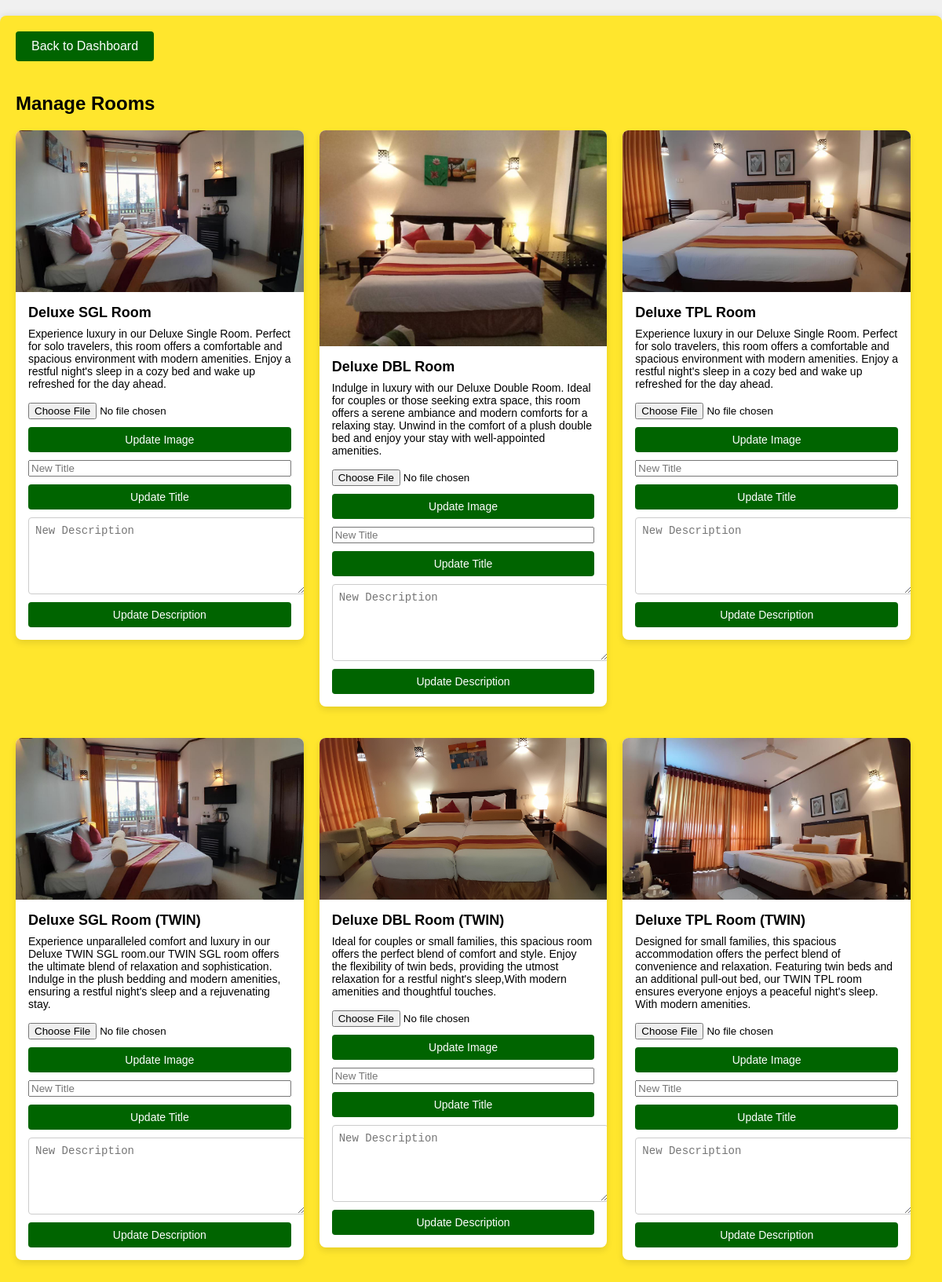
Screenshot of /layabeachmanagerooms.php with the database file from the repository.
### tables this page shows
CREATE TABLE IF NOT EXISTS `beachrooms` (
  `id` int NOT NULL AUTO_INCREMENT,
  `title` varchar(100) NOT NULL,
  `description` text,
  `image` varchar(255) NOT NULL,
  PRIMARY KEY (`id`) USING BTREE
);

### layabeachmanagerooms.php (the view, shortened to what this page needs)
<?php
require_once 'db_connect.php';
$sql = "SELECT * FROM beachrooms";
$result = $conn->query($sql);
?>
<!DOCTYPE html>
<html lang="en">
<head>
</head>
<body>
    <div class="admin-panel">
        <a href="layabeachadminpanel.php" class="btn-back">Back to Dashboard</a>
        <h2>Manage Rooms</h2>
        <div class="room-list-wrapper">
            <?php
            if ($result->num_rows > 0) {
                while($row = $result->fetch_assoc()) {
                    ?>
                    <div class="room-item">
                        <img src="<?php echo $row['image']; ?>" alt="<?php echo $row['title']; ?>">
                        <div class="details">
                            <h3><?php echo $row['title']; ?></h3>
                            <p><?php echo $row['description']; ?></p>
                            <div class="btns-wrapper">
                                <form action="<?php echo htmlspecialchars($_SERVER["PHP_SELF"]); ?>" method="post" enctype="multipart/form-data">
                                    <input type="file" name="image" id="image">
                                    <button type="submit" name="update_image" class="btn-update">Update Image</button>
                                </form>
                                <form action="<?php echo htmlspecialchars($_SERVER["PHP_SELF"]); ?>" method="post">
                                    <input type="text" name="title" placeholder="New Title">
                                    <button type="submit" name="update_title" class="btn-update">Update Title</button>
                                </form>
                                <form action="<?php echo htmlspecialchars($_SERVER["PHP_SELF"]); ?>" method="post">
                                    <textarea name="description" placeholder="New Description"></textarea>
                                    <button type="submit" name="update_description" class="btn-update">Update Description</button>
                                </form>
                            </div>
                        </div>
                    </div>
                    <?php
                }
            } else {
                echo "<p>No rooms found.</p>";
            }
            ?>
        </div>
    </div>
</body>
</html>

### layabeachmanagerooms.php (style rules this page uses)
body { font-family: Arial, sans-serif; margin: 0; padding: 0; background-color: #f0f0f0; }
.admin-panel { padding: 20px; max-width: 1200px; margin: auto; background-color: #FFE62D; box-shadow: 0 0 10px rgba(0,0,0,0.1); border-radius: 8px; margin-top: 20px; position: relative; }
.btn-back { display: inline-block; padding: 10px 20px; color: #fff; background-color: #006400; border-radius: 4px; text-decoration: none; margin-bottom: 20px; font-size: 16px; }
.room-list-wrapper { display: flex; flex-wrap: wrap; gap: 20px; padding-right: 20px; }
.room-item { flex: 1 0 calc(33.333% - 20px); box-shadow: 0 4px 8px rgba(0, 0, 0, 0.1); border-radius: 8px; overflow: hidden; background-color: #fff; transition: transform 0.3s ease; display: flex; flex-direction: column; height: 100%; margin-bottom: 20px; position: relative; }
.room-item img { width: 100%; height: auto; display: block; object-fit: cover; }
.details { padding: 16px; flex: 1; }
.details h3 { margin: 0 0 8px; font-size: 18px; }
.details p { margin: 0 0 16px; font-size: 14px; }
.btns-wrapper { display: flex; flex-direction: column; gap: 10px; position: relative; }
.btns-wrapper form { display: flex; flex-direction: column; gap: 10px; }
.btn-update { padding: 8px 16px; color: #fff; text-decoration: none; border-radius: 4px; cursor: pointer; transition: background-color 0.3s ease; border: none; font-size: 14px; text-align: center; position: relative; overflow: hidden; background-color: #006400; }
.btn-update::before { content: ''; position: absolute; bottom: 0; left: 50%; width: 0; height: 100%; background-color: #ffffff; transition: all 0.3s ease-out; z-index: -1; border-radius: 5px; }
textarea { width: 100%; height: 80px; padding: 8px; font-size: 14px; border-radius: 4px; border: 1px solid #ccc; resize: vertical; }

### rows the page displays
beachrooms: image (picture), title "Deluxe SGL Room", description "Experience luxury in our Deluxe Single Room. Perfect for solo travelers, this room offers a comfortable and spacious environment with modern amenities. Enjoy a restful night's sleep in a cozy bed and wake up refreshed for the day ahead."
beachrooms: image (picture), title "Deluxe DBL Room", description "Indulge in luxury with our Deluxe Double Room. Ideal for couples or those seeking extra space, this room offers a serene ambiance and modern comforts for a relaxing stay. Unwind in the comfort of a plush double bed and enjoy your stay with well-appointed amenities."
beachrooms: image (picture), title "Deluxe TPL Room", description "Experience luxury in our Deluxe Single Room. Perfect for solo travelers, this room offers a comfortable and spacious environment with modern amenities. Enjoy a restful night's sleep in a cozy bed and wake up refreshed for the day ahead."
beachrooms: image (picture), title "Deluxe SGL Room (TWIN)", description "Experience unparalleled comfort and luxury in our Deluxe TWIN SGL room.our TWIN SGL room offers the ultimate blend of relaxation and sophistication. Indulge in the plush bedding and modern amenities, ensuring a restful night's sleep and a rejuvenating stay."
beachrooms: image (picture), title "Deluxe DBL Room (TWIN)", description "Ideal for couples or small families, this spacious room offers the perfect blend of comfort and style. Enjoy the flexibility of twin beds, providing the utmost relaxation for a restful night's sleep,With modern amenities and thoughtful touches."
beachrooms: image (picture), title "Deluxe TPL Room (TWIN)", description "Designed for small families, this spacious accommodation offers the perfect blend of convenience and relaxation. Featuring twin beds and an additional pull-out bed, our TWIN TPL room ensures everyone enjoys a peaceful night's sleep. With modern amenities."
